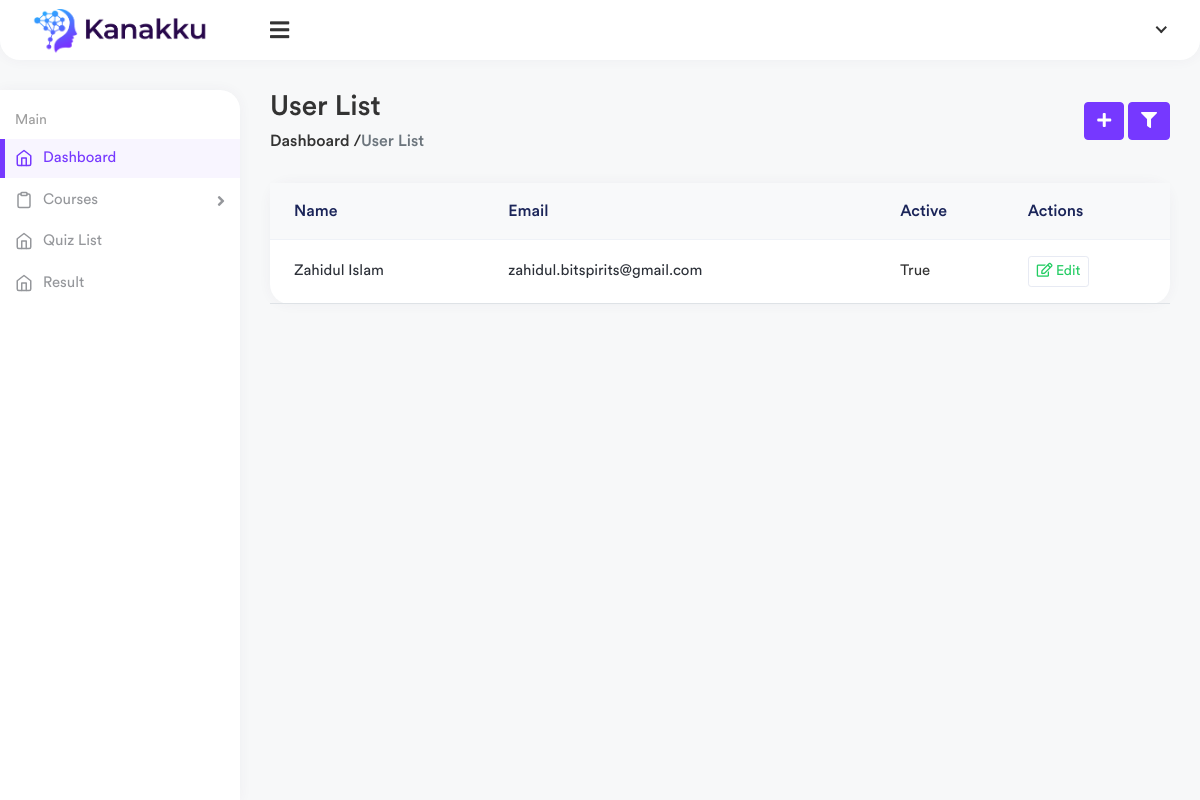
The page /accounts/user_list/ on the database as committed earlier.
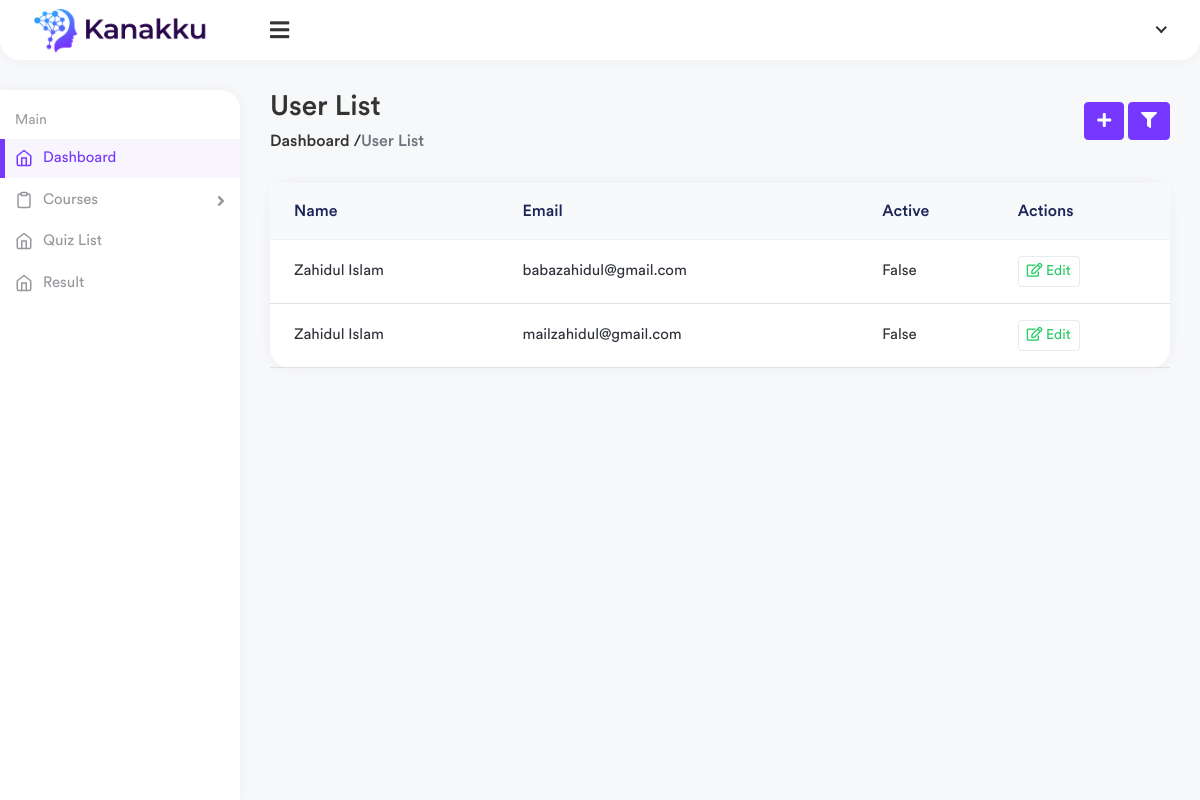
The same page on the database as committed later.
### user_admin/models.py (models this page shows, shortened)
class User(AbstractBaseUser, PermissionsMixin):
    email = models.EmailField(verbose_name="email", max_length=60, unique=True)
    f_name = models.CharField(max_length=60)
    l_name = models.CharField(max_length=60)
    user_type = models.CharField(max_length=60, default='student')
    phone = models.CharField(max_length=60, null=True, blank=True)
    img = models.ImageField(upload_to='user', default='', null=True, blank=True)
    password = models.CharField(max_length=90)
    date_joined = models.DateTimeField(verbose_name="date joined", auto_now_add=True)
    last_login = models.DateTimeField(verbose_name="last login", auto_now=True)
    email_confirmed = models.BooleanField(default=False)
    is_admin = models.BooleanField(default=False)
    is_active = models.BooleanField(default=True)
    active = models.BooleanField(default=False)
    is_staff = models.BooleanField(default=False)
    is_superuser = models.BooleanField(default=False)
    USERNAME_FIELD = 'email'
    objects = UserManager()

### user_admin/views.py (the view)
# urls.py: path('user_list/', views.user_list, name='user-list'),
def user_list(request):
    context={}
    user_list = User.objects.filter(email_confirmed=True)
    context['user_list'] = user_list
    return render(request, 'user/user_list.html', context)

### quiz/custom_context_processor.py (called while the page is built)
def custom_context_processor(request):
    context={}
    courses = Course.objects.filter(active=True)
    context['courses'] = courses
    return context

### templates/user/user_list.html (shortened to what this page needs)
{% extends 'base.html' %}
{% load static %}
{% block body %}
        <div class="content container-fluid">
            <div class="page-header">
                <div class="row align-items-center">
                    <div class="col">
                        <h3 class="page-title">User List</h3>
                        <ul class="breadcrumb">
                            <li><a href="{% url 'home' %}">Dashboard / </a>
                            </li>
                            <li class="breadcrumb-item active"> User List</li>
                        </ul>
                    </div>
                    <div class="col-auto">
                        <a href="" class="btn btn-primary mr-1">
                            <i class="fas fa-plus"></i>
                        </a>
                        <a class="btn btn-primary filter-btn" href="javascript:void(0);" id="filter_search">
                            <i class="fas fa-filter"></i>
                        </a>
                    </div>
                </div>
            </div>
            <div class="row">
                <div class="col-sm-12">
                    <div class="card card-table">
                        <div class="card-body">
                            <div class="table-responsive">
                                <table class="table table-center table-hover">
                                    <thead class="thead-light">
                                    <tr>
                                        <th>Name</th>
                                        <th>Email</th>
                                        <th>Active</th>
                                        <th class="text-right">Actions</th>
                                    </tr>
                                    </thead>
                                    <tbody>
                                    {% for user in user_list %}
                                    <tr>
                                        <td>
                                            <h2 class="table-avatar">
                                                {{ user.f_name }} {{ user.l_name }}
                                            </h2>
                                        </td>
                                        <td>
                                            <h2>{{ user.email }}</h2>
                                        </td>
                                        <td>
                                            {{ user.active }}
                                        </td>
                                        <td class="text-right">
                                            <a href="{% url 'user_permission' user.id %}" class="btn btn-sm btn-white text-success mr-2"><i
                                                    class="far fa-edit mr-1"></i> Edit</a>
                                        </td>
                                    </tr>
                                    {% endfor %}
                                    </tbody>
                                </table>
                            </div>
                        </div>
                    </div>
                </div>
            </div>
        </div>
{% endblock %}

### templates/base.html (shortened to what this page needs)
{% load static %}
<!DOCTYPE html>
<html lang="en">
<head>
    <link rel="stylesheet" href="{% static '' %}assets/css/bootstrap.min.css">
    <link rel="stylesheet" href="{% static '' %}assets/plugins/fontawesome/css/fontawesome.min.css">
    <link rel="stylesheet" href="{% static '' %}assets/plugins/fontawesome/css/all.min.css">
    <link rel="stylesheet" href="{% static '' %}assets/css/style.css">
</head>
<body class="nk-body bg-lighter npc-default has-sidebar no-touch nk-nio-theme">
<div class="main-wrapper">
    {% include 'header.html' %}
    {% include 'sidebar.html' %}
    <div class="page-wrapper">
        {% block body %}
        {% endblock %}
    </div>
</div>
</body>
</html>

### templates/header.html (shortened to what this page needs)
{% load static %}
<div class="header header-one">
        <div class="header-left header-left-one">
            <a href="{% url 'home' %}" class="logo">
                <img src="{% static '' %}assets/img/logo.png" alt="Logo">
            </a>
        </div>
        <a href="javascript:void(0);" id="toggle_btn">
            <i class="fas fa-bars"></i>
        </a>
        <ul class="nav nav-tabs user-menu">
            <li class="nav-item dropdown has-arrow main-drop">
                <a href="#" class="dropdown-toggle nav-link" data-bs-toggle="dropdown">
                </a>
            </li>
        </ul>
    </div>

### templates/sidebar.html (shortened to what this page needs)
<div class="sidebar" id="sidebar">
        <div class="sidebar-inner slimscroll">
            <div id="sidebar-menu" class="sidebar-menu">
                <ul>
                    <li class="menu-title"><span>Main</span></li>
                    <li class="active">
                        <a href="{% url 'home' %}"><i data-feather="home"></i> <span>Dashboard</span></a>
                    </li>
                    <li class="submenu">
                        <a href="#"><i data-feather="clipboard"></i> <span> Courses</span> <span
                                class="menu-arrow"></span></a>
                    </li>
                    <li>
                        <a href="{% url 'quiz_list' %}"><i data-feather="home"></i> <span>Quiz List</span></a>
                    </li>
                    <li>
                        <a href="{% url 'result' %}"><i data-feather="home"></i> <span>Result</span></a>
                    </li>
                </ul>
            </div>
        </div>
    </div>

Rows that differ between the two databases and show on the page:
removed User: f_name "Zahidul", l_name "Islam", email "zahidul.bitspirits@gmail.com", active "True"
now on this page (row edited): User: f_name "Zahidul", l_name "Islam", email "babazahidul@gmail.com", active "False"
added User: f_name "Zahidul", l_name "Islam", email "mailzahidul@gmail.com", active "False"
